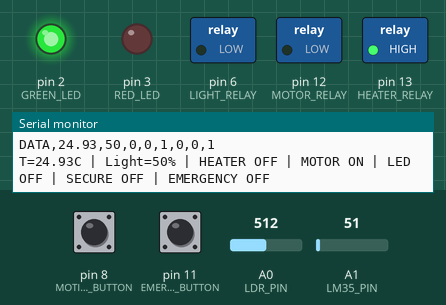
Bench run of a sketch on a simulated Arduino Uno, built with avr-gcc and run on an emulated ATmega328P. Parts: switched loads named in the sketch (green lamp = pin HIGH), output pins drawn as LEDs (lit = HIGH), the last lines printed to the serial monitor. Inputs (shaded band) come from the test bench; at power-on: A1 (LM35_PIN) = 51, A0 (LDR_PIN) = 512, pin 11 (EMERGENCY_BUTTON) HIGH, pin 8 (MOTION_BUTTON) HIGH.

Above: at 1.3 s.
1.4 s: A1 (LM35_PIN) set to 38
3.3 s: A1 (LM35_PIN) set to 31
At 6.0 s:
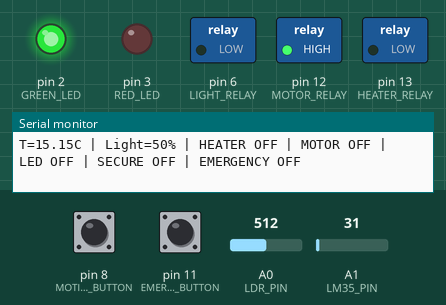
6.3 s: A0 (LDR_PIN) set to 308
8.3 s: A0 (LDR_PIN) set to 289
At 10.0 s:
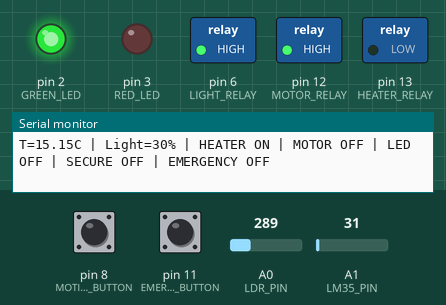
10.6 s: pin 11 (EMERGENCY_BUTTON) pulled LOW for 0.15 s
At 11.2 s:
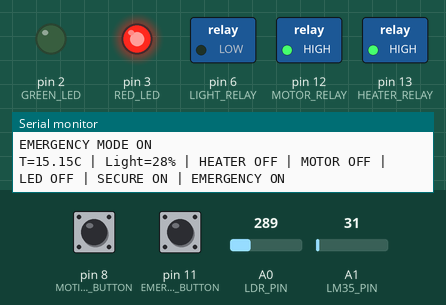
12.2 s: pin 8 (MOTION_BUTTON) pulled LOW for 0.15 s
At 13.6 s:
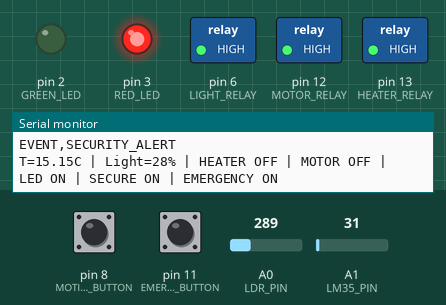
Timing chart, 0 to 23.8 s (numbered marks = the images above; inputs shaded):
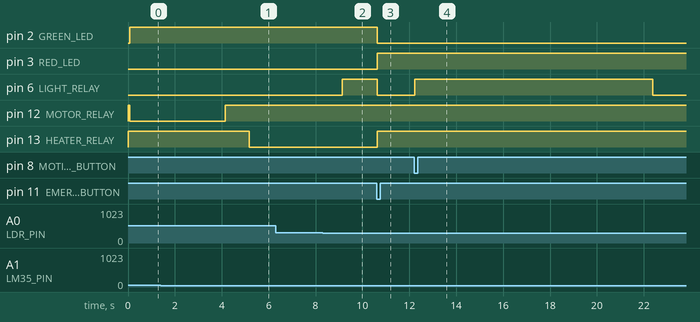

Measured:
- the behaviour switches between 35 and 34 on A1 (LM35_PIN) (found by bisection; images 0 and 1)
- the behaviour switches between 302 and 301 on A0 (LDR_PIN) (found by bisection; images 1 and 2)
- after the input at 3.3 s, pin 12 (MOTOR_RELAY): LOW → HIGH after 0.84 s; pin 13 (HEATER_RELAY): HIGH → LOW after 1.9 s
- after the input at 8.3 s, pin 6 (LIGHT_RELAY): LOW → HIGH after 0.84 s
- after the input at 10.6 s, pin 2 (GREEN_LED), pin 6 (LIGHT_RELAY): HIGH → LOW at once; pin 3 (RED_LED), pin 13 (HEATER_RELAY): LOW → HIGH at once
- after the input at 12.2 s, pin 6 (LIGHT_RELAY): LOW → HIGH at once, → LOW 10.1 s later

The sketch:

SmartHome_Arduino.ino
```cpp
#include <math.h>

// ===== PIN CONFIGURATION =====
const byte LM35_PIN = A1;
const byte LDR_PIN = A0;
const byte MOTION_BUTTON = 8;
const byte EMERGENCY_BUTTON = 11;

const byte HEATER_RELAY = 13;
const byte MOTOR_RELAY = 12;
const byte LIGHT_RELAY = 6;

const byte GREEN_LED = 2;
const byte RED_LED = 3;

// Heater and motor: active LOW
const byte RELAY_ON = LOW;
const byte RELAY_OFF = HIGH;

// Light relay: active HIGH
const byte LIGHT_ON = HIGH;
const byte LIGHT_OFF = LOW;

// ===== TIMERS =====
const unsigned long SENSOR_INTERVAL = 1000UL;
const unsigned long DATA_INTERVAL = 20000UL;
const unsigned long LIGHT_HOLD = 10000UL;
const unsigned long ALERT_INTERVAL = 10000UL;
const unsigned long DEBOUNCE = 40UL;

// ===== CLIMATE =====
enum Climate {
  IDLE,
  HEATING,
  COOLING
};

Climate climate = IDLE;

bool tempAuto = true;
bool lightAuto = true;
bool secureMode = false;
bool manualLight = false;
bool emergencyMode = false;

bool heaterOn = false;
bool motorOn = false;
bool lightOn = false;

float temperature = 0;
int lightPercent = 0;

bool tempOK = false;

// ===== MOTION =====
bool motionRaw = HIGH;
bool motionStable = HIGH;

unsigned long motionChanged = 0;
unsigned long lastMotion = 0;

bool motionSeen = false;

unsigned long motionCount = 0;
unsigned long lastAlert = 0;
bool alertSent = false;

// ===== EMERGENCY BUTTON =====
bool emergencyRaw = HIGH;
bool emergencyStable = HIGH;

unsigned long emergencyChanged = 0;
bool secureBeforeEmergency = false;

// ===== SYSTEM TIMERS =====
unsigned long lastSensor = 0;
unsigned long lastData = 0;
unsigned long lastPrint = 0;

// ===== CLIMATE OUTPUTS =====
void setClimateOutputs() {

  bool heat = !emergencyMode &&
              tempOK &&
              climate == HEATING;

  bool cool = !emergencyMode &&
              tempOK &&
              climate == COOLING;

  // Never operate heater and motor together
  if (heat && cool) {
    heat = false;
    cool = false;
  }

  if (heat != heaterOn || cool != motorOn) {

    digitalWrite(HEATER_RELAY, RELAY_OFF);
    digitalWrite(MOTOR_RELAY, RELAY_OFF);

    delay(40);

    if (heat) {
      digitalWrite(HEATER_RELAY, RELAY_ON);
    }

    if (cool) {
      digitalWrite(MOTOR_RELAY, RELAY_ON);
    }

    heaterOn = heat;
    motorOn = cool;
  }
}

// ===== LIGHT OUTPUT =====
void setLightOutput(unsigned long now) {

  bool state = false;

  if (secureMode) {

    state = motionSeen &&
            now - lastMotion < LIGHT_HOLD;
  }

  else if (lightAuto) {

    state = lightPercent < 30;
  }

  else {

    state = manualLight;
  }

  digitalWrite(
    LIGHT_RELAY,
    state ? LIGHT_ON : LIGHT_OFF
  );

  lightOn = state;
}

// ===== STATUS INDICATORS =====
void setStatusLEDs() {

  digitalWrite(
    GREEN_LED,
    emergencyMode ? LOW : HIGH
  );

  digitalWrite(
    RED_LED,
    emergencyMode ? HIGH : LOW
  );
}

// ===== UPDATE ALL OUTPUTS =====
void updateOutputs() {

  setClimateOutputs();
  setLightOutput(millis());
  setStatusLEDs();
}

// ===== ACTIVATE EMERGENCY =====
void activateEmergency() {

  if (emergencyMode) return;

  // Immediately disconnect climate loads
  digitalWrite(HEATER_RELAY, RELAY_OFF);
  digitalWrite(MOTOR_RELAY, RELAY_OFF);

  heaterOn = false;
  motorOn = false;

  climate = IDLE;
  tempAuto = false;

  secureBeforeEmergency = secureMode;

  emergencyMode = true;
  secureMode = true;

  motionSeen = false;
  alertSent = false;

  updateOutputs();

  Serial.println("EVENT,EMERGENCY");
  Serial.println("EMERGENCY MODE ON");
}

// ===== RESET EMERGENCY =====
void resetEmergency() {

  if (!emergencyMode) return;

  emergencyMode = false;
  secureMode = secureBeforeEmergency;

  motionSeen = false;
  tempAuto = false;
  climate = IDLE;

  updateOutputs();

  Serial.println("EMERGENCY MODE OFF");
}

// ===== READ EMERGENCY BUTTON =====
void checkEmergencyButton(unsigned long now) {

  bool reading = digitalRead(EMERGENCY_BUTTON);

  if (reading != emergencyRaw) {
    emergencyChanged = now;
  }

  if (now - emergencyChanged >= DEBOUNCE &&
      reading != emergencyStable) {

    emergencyStable = reading;

    if (emergencyStable == LOW) {
      activateEmergency();
    }
  }

  emergencyRaw = reading;
}

// ===== READ LM35 =====
float readTemperature() {

  int values[9];

  for (byte i = 0; i < 9; i++) {

    values[i] = analogRead(LM35_PIN);
    delay(3);
  }

  // Median filter
  for (byte i = 1; i < 9; i++) {

    int value = values[i];
    int j = i;

    while (j > 0 && values[j - 1] > value) {

      values[j] = values[j - 1];
      j--;
    }

    values[j] = value;
  }

  return values[4] * 5.0 / 1023.0 * 100.0;
}

// ===== SENSOR MEASUREMENTS =====
void measureSensors() {

  temperature = readTemperature();

  // This is the simplified classroom test mode
  tempOK = true;

  long total = 0;

  for (int i = 0; i < 10; i++) {
    total += analogRead(LDR_PIN);
  }

  lightPercent = (int)(
    total / 10.0 * 100.0 / 1023.0 + 0.5
  );

  lightPercent = constrain(
    lightPercent, 0, 100
  );

  if (!tempAuto || emergencyMode) return;

  // Heating below 17 C, until 23 C
  // Cooling above 23 C, until 17 C
  if (climate == IDLE) {

    if (temperature < 17.0) {
      climate = HEATING;
    }

    else if (temperature > 23.0) {
      climate = COOLING;
    }
  }

  else if (climate == HEATING) {

    if (temperature >= 23.0) {
      climate = IDLE;
    }
  }

  else if (climate == COOLING) {

    if (temperature <= 17.0) {
      climate = IDLE;
    }
  }
}

// ===== MOTION BUTTON =====
void checkMotionButton(unsigned long now) {

  bool reading = digitalRead(MOTION_BUTTON);

  if (reading != motionRaw) {
    motionChanged = now;
  }

  if (now - motionChanged >= DEBOUNCE &&
      reading != motionStable) {

    motionStable = reading;

    if (secureMode && motionStable == LOW) {

      motionCount++;

      Serial.println("MOTION DETECTED");

      if (!alertSent ||
          now - lastAlert >= ALERT_INTERVAL) {

        Serial.println("EVENT,SECURITY_ALERT");

        lastAlert = now;
        alertSent = true;
      }
    }
  }

  motionRaw = reading;

  if (secureMode && motionStable == LOW) {

    motionSeen = true;
    lastMotion = now;
  }
}

// ===== THINGSPEAK TELEMETRY =====
void sendThingSpeakData() {

  // DATA plus eight ThingSpeak fields
  Serial.print("DATA,");

  Serial.print(temperature, 2);
  Serial.print(",");

  Serial.print(lightPercent);
  Serial.print(",");

  Serial.print(motionCount);
  Serial.print(",");

  Serial.print(heaterOn ? 1 : 0);
  Serial.print(",");

  Serial.print(motorOn ? 1 : 0);
  Serial.print(",");

  Serial.print(lightOn ? 1 : 0);
  Serial.print(",");

  Serial.print(secureMode ? 1 : 0);
  Serial.print(",");

  Serial.println(lightAuto ? 1 : 0);
}

// ===== SERIAL COMMANDS =====
void handleCommand(String command) {

  command.trim();
  command.toUpperCase();

  // During emergency only remote reset
  // and read-only status are accepted
  if (emergencyMode) {

    if (command == "REMOTE EMERGENCY OFF") {
      resetEmergency();
    }

    else if (command == "STATUS") {
      sendThingSpeakData();
    }

    else {
      Serial.println("EMERGENCY LOCK ACTIVE");
    }

    return;
  }

  // Remote-only emergency reset command
  if (command == "REMOTE EMERGENCY OFF") {
    Serial.println("EMERGENCY NOT ACTIVE");
    return;
  }

  if (command == "LIGHT ON") {

    secureMode = false;
    lightAuto = false;
    manualLight = true;
  }

  else if (command == "LIGHT OFF") {

    secureMode = false;
    lightAuto = false;
    manualLight = false;
  }

  else if (command == "LIGHT AUTO ON") {

    secureMode = false;
    lightAuto = true;
  }

  else if (command == "LIGHT AUTO OFF") {

    lightAuto = false;
    manualLight = false;
  }

  else if (command == "SECURE ON") {

    secureMode = true;
    motionSeen = false;
    alertSent = false;
  }

  else if (command == "SECURE OFF") {

    secureMode = false;
    motionSeen = false;
  }

  else if (
    command == "AUTO TEMP ON" ||
    command == "AUTO"
  ) {

    tempAuto = true;
    climate = IDLE;
  }

  else if (command == "AUTO TEMP OFF") {

    tempAuto = false;
    climate = IDLE;
  }

  else if (command == "HEAT ON") {

    tempAuto = false;
    climate = tempOK ? HEATING : IDLE;
  }

  else if (command == "HEAT OFF") {

    if (climate == HEATING) {
      climate = IDLE;
    }
  }

  else if (command == "COOL ON") {

    tempAuto = false;
    climate = tempOK ? COOLING : IDLE;
  }

  else if (command == "COOL OFF") {

    if (climate == COOLING) {
      climate = IDLE;
    }
  }

  else if (command == "STOP") {

    tempAuto = false;
    climate = IDLE;

    secureMode = false;
    lightAuto = false;
    manualLight = false;
  }

  else if (command == "STATUS") {

    updateOutputs();
    sendThingSpeakData();
    return;
  }

  else if (command.length() > 0) {

    Serial.println("UNKNOWN COMMAND");
    return;
  }

  updateOutputs();

  Serial.print("CMD: ");
  Serial.println(command);
}

// ===== SETUP =====
void setup() {

  // Set inactive output levels before OUTPUT mode
  digitalWrite(HEATER_RELAY, RELAY_OFF);
  digitalWrite(MOTOR_RELAY, RELAY_OFF);
  digitalWrite(LIGHT_RELAY, LIGHT_OFF);

  digitalWrite(GREEN_LED, LOW);
  digitalWrite(RED_LED, LOW);

  pinMode(HEATER_RELAY, OUTPUT);
  pinMode(MOTOR_RELAY, OUTPUT);
  pinMode(LIGHT_RELAY, OUTPUT);

  pinMode(GREEN_LED, OUTPUT);
  pinMode(RED_LED, OUTPUT);

  pinMode(MOTION_BUTTON, INPUT_PULLUP);
  pinMode(EMERGENCY_BUTTON, INPUT_PULLUP);

  Serial.begin(9600);
  Serial.setTimeout(50);

  measureSensors();

  updateOutputs();

  Serial.println("SMART HOME FINAL PROJECT");
  Serial.println("Gmail + ThingSpeak + Emergency");
  Serial.println("Commands enabled");

  sendThingSpeakData();

  lastSensor = millis();
  lastData = millis();
}

// ===== MAIN LOOP =====
void loop() {

  unsigned long now = millis();

  // Emergency has priority
  checkEmergencyButton(now);

  // Check simulated motion sensor
  checkMotionButton(now);

  // Process incoming serial commands
  if (Serial.available()) {

    String command = Serial.readStringUntil('\n');

    handleCommand(command);
  }

  // Measure sensors once per second
  if (now - lastSensor >= SENSOR_INTERVAL) {

    lastSensor = now;

    measureSensors();
  }

  updateOutputs();

  now = millis();

  // Print status once per second
  if (now - lastPrint >= 1000UL) {

    lastPrint = now;

    Serial.print("T=");
    Serial.print(temperature, 2);
    Serial.print("C");

    Serial.print(" | Light=");
    Serial.print(lightPercent);
    Serial.print("%");

    Serial.print(" | HEATER ");
    Serial.print(heaterOn ? "ON" : "OFF");

    Serial.print(" | MOTOR ");
    Serial.print(motorOn ? "ON" : "OFF");

    Serial.print(" | LED ");
    Serial.print(lightOn ? "ON" : "OFF");

    Serial.print(" | SECURE ");
    Serial.print(secureMode ? "ON" : "OFF");

    Serial.print(" | EMERGENCY ");
    Serial.println(emergencyMode ? "ON" : "OFF");
  }

  // Send telemetry every 20 seconds
  if (now - lastData >= DATA_INTERVAL) {

    lastData = now;

    sendThingSpeakData();
  }
}
```
